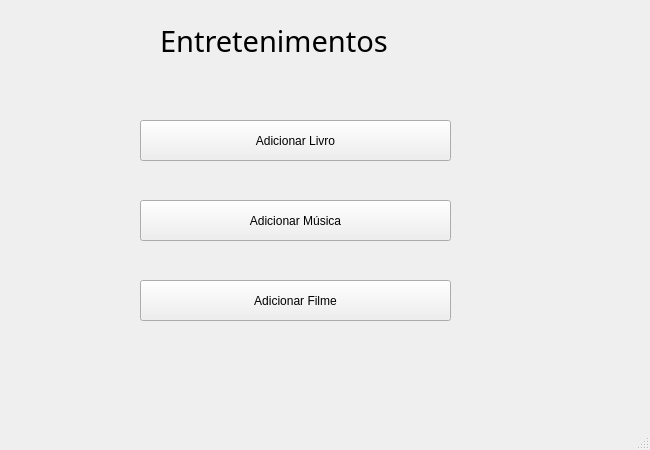
<?xml version="1.0" encoding="UTF-8"?>
<ui version="4.0">
 <class>MainWindow</class>
 <widget class="QMainWindow" name="MainWindow">
  <property name="geometry">
   <rect>
    <x>0</x>
    <y>0</y>
    <width>650</width>
    <height>450</height>
   </rect>
  </property>
  <property name="windowTitle">
   <string>MainWindow</string>
  </property>
  <widget class="QWidget" name="centralwidget">
   <widget class="QLabel" name="label">
    <property name="geometry">
     <rect>
      <x>160</x>
      <y>20</y>
      <width>281</width>
      <height>41</height>
     </rect>
    </property>
    <property name="font">
     <font>
      <family>Perpetua Titling MT</family>
      <pointsize>22</pointsize>
      <weight>50</weight>
      <bold>false</bold>
     </font>
    </property>
    <property name="text">
     <string>Entretenimentos</string>
    </property>
   </widget>
   <widget class="QPushButton" name="btnLivro">
    <property name="geometry">
     <rect>
      <x>140</x>
      <y>120</y>
      <width>311</width>
      <height>41</height>
     </rect>
    </property>
    <property name="text">
     <string>Adicionar Livro</string>
    </property>
   </widget>
   <widget class="QPushButton" name="btnLivro_2">
    <property name="geometry">
     <rect>
      <x>140</x>
      <y>200</y>
      <width>311</width>
      <height>41</height>
     </rect>
    </property>
    <property name="text">
     <string>Adicionar Música</string>
    </property>
   </widget>
   <widget class="QPushButton" name="btnLivro_3">
    <property name="geometry">
     <rect>
      <x>140</x>
      <y>280</y>
      <width>311</width>
      <height>41</height>
     </rect>
    </property>
    <property name="text">
     <string>Adicionar Filme</string>
    </property>
   </widget>
  </widget>
  <widget class="QMenuBar" name="menubar">
   <property name="geometry">
    <rect>
     <x>0</x>
     <y>0</y>
     <width>650</width>
     <height>21</height>
    </rect>
   </property>
  </widget>
  <widget class="QStatusBar" name="statusbar"/>
 </widget>
 <resources/>
 <connections/>
</ui>
